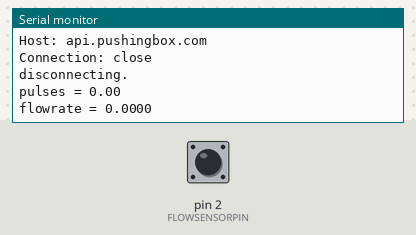
Simulated run of this sketch. Board: Arduino Uno, built with avr-gcc and run on an emulated ATmega328P. Parts: the last lines printed to the serial monitor. The inputs (shaded band) are chosen by the test bench; at power-on: pin 2 (FLOWSENSORPIN) HIGH. WiFi joins after 1.5 s; servers stay silent unless stated; uploads are accepted with an empty reply.

Above: at 2.2 s.
2.3 s: pin 2 (FLOWSENSORPIN) driven LOW
At 2.8 s:
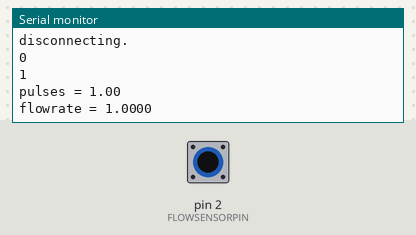
3.8 s: pin 2 (FLOWSENSORPIN) pulsed HIGH 2 times (0.12 s each, 0.3 s apart)
At 4.12 s:
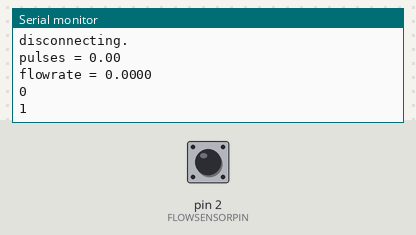
Timing chart, 0 to 6.8 s (numbered marks = the images above; inputs shaded):
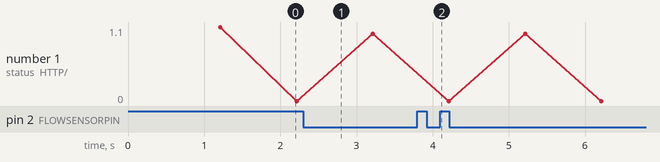

Measured:
- after the input at 2.3 s, the serial monitor: prints a new line after 0.05 s (image 1)

The sketch:

WM-NLC_pushingbox.ino
```cpp
#include <SPI.h>
#include <Ethernet2.h>
#include <EthernetUdp2.h>
#include <SPI.h>
#include <DHT.h>
#include <Adafruit_Sensor.h>
#undef int
#undef abs
#undef double
#undef float
#undef round
#define DHTPIN 3
// Pin reading sensor
#define FLOWSENSORPIN 2

#define DHTTYPE DHT22   // DHT 22  (AM2302), AM2321
//#define DHTTYPE DHT21   // DHT 21 (AM2301)

// Connect pin 1 (on the left) of the sensor to +5V
// NOTE: If using a board with 3.3V logic like an Arduino Due connect pin 1
// to 3.3V instead of 5V!
// Connect pin 2 of the sensor to whatever your DHTPIN is
// Connect pin 4 (on the right) of the sensor to GROUND
// Connect a 10K resistor from pin 2 (data) to pin 1 (power) of the sensor

// Initialize DHT sensor.
// Note that older versions of this library took an optional third parameter to
// tweak the timings for faster processors.  This parameter is no longer needed
// as the current DHT reading algorithm adjusts itself to work on faster procs.
DHT dht(DHTPIN, DHTTYPE);
///////////////////////////////
///      EDIT THIS STUFF     //
///////////////////////////////

byte mac[] = {0x2C, 0xF7, 0xF1, 0x08, 0x03, 0x3C };  //Replace with your Ethernet shield MAC
byte ip[] = {192,168,10,129};     // Your Arduino device IP address

char devid = "v2C8873F7EC054A1";  // THIS IS THE DEVICE ID FROM PUSHINGBOX

int del=5;  // Amount of seconds delay between posting to google docs.

///////////////////////////////
//       DONE EDITING        //
///////////////////////////////


char postmsg[100];
int k=0;
int temp_av = 0;
char server[] = "api.pushingbox.com";
int flowSensor1 = 0;
bool sensorStatus;
bool currentStatus;
//unsigned long timer = 0;
//unsigned long deltaTime = 0;
unsigned long testTime = 0;
// count number of pulses
double pulses = 0;
// last state of sensor
bool last_state;
// check current state of sensor
bool check_state;
// calculate flow rate
double flowrate;
// time
unsigned long last_print_time = 0;
unsigned long last_switch_time = 0;
unsigned long deltaTime = 1000;
float deltaVolume;
static char flow[15];

EthernetClient client;


void setup()
{
  Serial.begin(9600);
  Ethernet.begin(mac, ip);
  dht.begin();
  delay(1000);
  Serial.println("connecting...");
  pinMode(FLOWSENSORPIN,INPUT_PULLUP);
}

void loop(){


  // average temp reading for 'del' time.........................................


  check_state = digitalRead(FLOWSENSORPIN);
  if ((check_state != last_state) && (check_state == LOW) && (last_switch_time + 10 < millis())) {
    pulses++;
    Serial.println(check_state);
    Serial.println(last_state);
    last_switch_time = millis();
  }
  if (last_print_time + deltaTime < millis()){
      flowrate = pulses /(deltaTime/1000.00);
      Serial.print("pulses = ");
      Serial.println(pulses);
      dtostrf(flowrate,6,4,flow);
      Serial.print("flowrate = ");
      Serial.println(flowrate,4);
      dtostrf(flowrate,6,4,flow);
      pulses = 0;
      last_print_time = millis();
    }
  last_state  = check_state;

//  Serial.println();
//  Serial.println(currentStatus);
//  Serial.println(sensorStatus);
//  delay(500);
 // Post to Google Form.............................................
 if(millis() % 1000 == 0){
  testTime = millis();
    if (client.connect(server, 80))
    {
      k=0;
      Serial.println("connected");
      sprintf(postmsg,"GET /pushingbox?devid=v2C8873F7EC054A1&status=%s HTTP/1.1",flow);  // NOTE** In this line of code you can see where the temperature value is inserted into the wed address. It follows 'status=' Change that value to whatever you want to post.
      client.println(postmsg);
      client.println("Host: api.pushingbox.com");
      client.println("Connection: close");
      client.println();

      Serial.println(postmsg);
      Serial.println("Host: api.pushingbox.com");
      Serial.println("Connection: close");
      Serial.println();

       //delay(100);
       client.stop();
    }
    //delay(100);

    if (!client.connected())
    {
      Serial.println();
      Serial.println("disconnecting.");
      client.stop();
      k==1;
      return;
    }
  Serial.println(millis()-testTime);
 }


}
```
